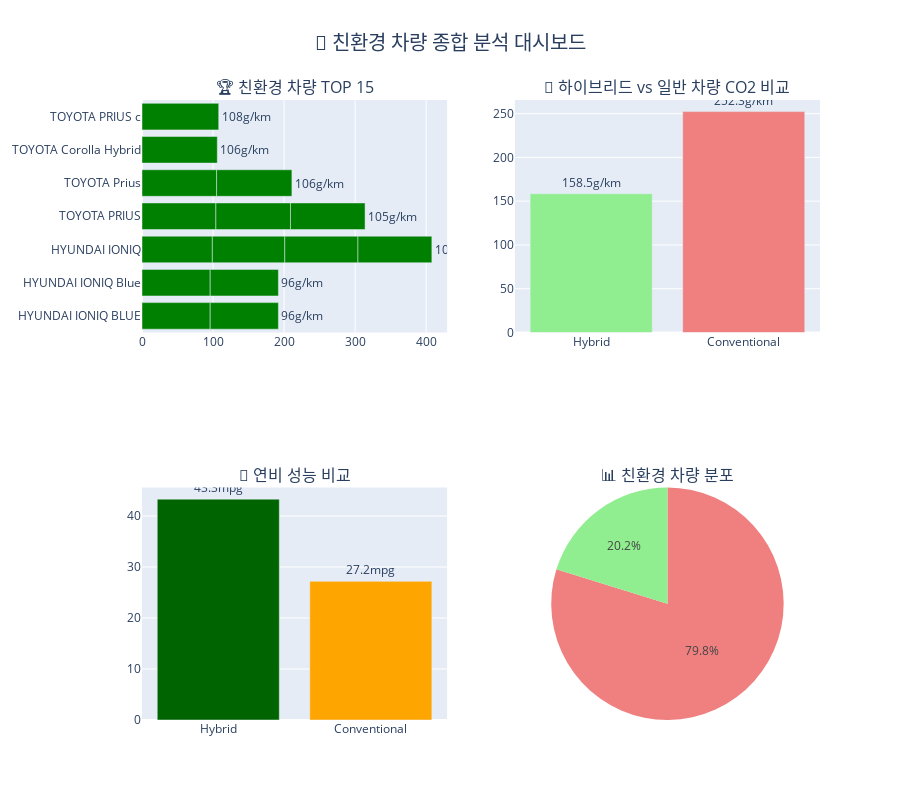

The notebook cell saved with this chart:
### Markdown cell above
## 🎯 시각화 5: 친환경 차량 추천 대시보드
### 하이브리드 vs 일반 차량 비교

### Code cell
print("🌿 생성 중: 친환경 차량 추천 분석...")

# 하이브리드 차량 식별
co2_data['Is_Hybrid'] = co2_data['Model'].str.contains('HYBRID', case=False, na=False)

# 친환경 차량 기준 (CO2 < 200g/km)
eco_friendly = co2_data[co2_data['CO2 Emissions(g/km)'] < 200].copy()
eco_friendly = eco_friendly.sort_values('CO2 Emissions(g/km)')

print(f"🌱 친환경 기준 차량 수: {len(eco_friendly)}대 (전체의 {len(eco_friendly)/len(co2_data)*100:.1f}%)")
print(f"🔋 하이브리드 차량 수: {co2_data['Is_Hybrid'].sum()}대")

# 하이브리드 vs 일반 차량 비교
comparison_data = []
for is_hybrid in [True, False]:
    subset = co2_data[co2_data['Is_Hybrid'] == is_hybrid]
    if len(subset) > 0:
        comparison_data.append({
            'Type': 'Hybrid' if is_hybrid else 'Conventional',
            'Avg_CO2': subset['CO2 Emissions(g/km)'].mean(),
            'Avg_MPG': subset['Fuel Consumption Comb (mpg)'].mean(),
            'Count': len(subset)
        })

comparison_df = pd.DataFrame(comparison_data)

# 서브플롯 생성
fig_eco = make_subplots(
    rows=2, cols=2,
    subplot_titles=(
        '🏆 친환경 차량 TOP 15',
        '🔋 하이브리드 vs 일반 차량 CO2 비교',
        '💚 연비 성능 비교',
        '📊 친환경 차량 분포'
    ),
    specs=[[{"secondary_y": False}, {"secondary_y": False}],
           [{"secondary_y": False}, {"type": "pie"}]]
)

# 1. 친환경 차량 TOP 15
top_15_eco = eco_friendly.head(15)
fig_eco.add_trace(
    go.Bar(
        x=top_15_eco['CO2 Emissions(g/km)'],
        y=[f"{make} {model}" for make, model in zip(top_15_eco['Make'], top_15_eco['Model'])],
        orientation='h',
        marker_color='green',
        text=[f"{co2:.0f}g/km" for co2 in top_15_eco['CO2 Emissions(g/km)']],
        textposition='outside'
    ),
    row=1, col=1
)

# 2. 하이브리드 vs 일반 차량 CO2 비교
fig_eco.add_trace(
    go.Bar(
        x=comparison_df['Type'],
        y=comparison_df['Avg_CO2'],
        marker_color=['lightgreen', 'lightcoral'],
        text=[f"{co2:.1f}g/km" for co2 in comparison_df['Avg_CO2']],
        textposition='outside'
    ),
    row=1, col=2
)

# 3. 연비 성능 비교
fig_eco.add_trace(
    go.Bar(
        x=comparison_df['Type'],
        y=comparison_df['Avg_MPG'],
        marker_color=['darkgreen', 'orange'],
        text=[f"{mpg:.1f}mpg" for mpg in comparison_df['Avg_MPG']],
        textposition='outside'
    ),
    row=2, col=1
)

# 4. 친환경 차량 비율
eco_counts = [len(eco_friendly), len(co2_data) - len(eco_friendly)]
fig_eco.add_trace(
    go.Pie(
        labels=['친환경 (<200g/km)', '일반 (≥200g/km)'],
        values=eco_counts,
        marker_colors=['lightgreen', 'lightcoral']
    ),
    row=2, col=2
)

fig_eco.update_layout(
    title={
        'text': '🌿 친환경 차량 종합 분석 대시보드',
        'x': 0.5,
        'xanchor': 'center',
        'font': {'size': 20}
    },
    height=800,
    showlegend=False
)

fig_eco.show()

# 친환경 차량 추천 리스트
print("\n🏆 친환경 차량 추천 TOP 10:")
recommendation = eco_friendly.head(10)[['Make', 'Model', 'Vehicle Class', 
                                       'Engine Size(L)', 'CO2 Emissions(g/km)', 
                                       'Fuel Consumption Comb (mpg)', 'Is_Hybrid']]
display(recommendation)

### Figure 1 — Plotly figure (JSON) as saved in the notebook; plotly's stock layout.template omitted (floating-point values rounded to 4 significant figures)
{"data": [{"marker": {"color": "green"}, "orientation": "h", "text": ["96g/km", "96g/km", "96g/km", "96g/km", "99g/km", "102g/km", "103g/km", "104g/km", "104g/km", "105g/km", "105g/km", "105g/km", "106g/km", "106g/km", "108g/km"], "textposition": "outside", "type": "bar", "x": [96, 96, 96, 96, 99, 102, 103, 104, 104, 105, 105, 105, 106, 106, 108], "xaxis": "x", "y": ["HYUNDAI IONIQ BLUE", "HYUNDAI IONIQ BLUE", "HYUNDAI IONIQ Blue", "HYUNDAI IONIQ Blue", "HYUNDAI IONIQ", "HYUNDAI IONIQ", "HYUNDAI IONIQ", "TOYOTA PRIUS", "HYUNDAI IONIQ", "TOYOTA Prius", "TOYOTA PRIUS", "TOYOTA PRIUS", "TOYOTA Corolla Hybrid", "TOYOTA Prius", "TOYOTA PRIUS c"], "yaxis": "y"}, {"marker": {"color": ["lightgreen", "lightcoral"]}, "text": ["158.5g/km", "252.3g/km"], "textposition": "outside", "type": "bar", "x": ["Hybrid", "Conventional"], "xaxis": "x2", "y": [158.5, 252.3], "yaxis": "y2"}, {"marker": {"color": ["darkgreen", "orange"]}, "text": ["43.3mpg", "27.2mpg"], "textposition": "outside", "type": "bar", "x": ["Hybrid", "Conventional"], "xaxis": "x3", "y": [43.31, 27.19], "yaxis": "y3"}, {"domain": {"x": [0.55, 1], "y": [0, 0.375]}, "labels": ["친환경 (<200g/km)", "일반 (≥200g/km)"], "marker": {"colors": ["lightgreen", "lightcoral"]}, "type": "pie", "values": [1493, 5892]}], "layout": {"annotations": [{"font": {"size": 16}, "showarrow": false, "text": "🏆 친환경 차량 TOP 15", "x": 0.225, "xanchor": "center", "xref": "paper", "y": 1, "yanchor": "bottom", "yref": "paper"}, {"font": {"size": 16}, "showarrow": false, "text": "🔋 하이브리드 vs 일반 차량 CO2 비교", "x": 0.775, "xanchor": "center", "xref": "paper", "y": 1, "yanchor": "bottom", "yref": "paper"}, {"font": {"size": 16}, "showarrow": false, "text": "💚 연비 성능 비교", "x": 0.225, "xanchor": "center", "xref": "paper", "y": 0.375, "yanchor": "bottom", "yref": "paper"}, {"font": {"size": 16}, "showarrow": false, "text": "📊 친환경 차량 분포", "x": 0.775, "xanchor": "center", "xref": "paper", "y": 0.375, "yanchor": "bottom", "yref": "paper"}], "height": 800, "showlegend": false, "title": {"font": {"size": 20}, "text": "🌿 친환경 차량 종합 분석 대시보드", "x": 0.5, "xanchor": "center"}, "xaxis": {"anchor": "y", "domain": [0, 0.45]}, "xaxis2": {"anchor": "y2", "domain": [0.55, 1]}, "xaxis3": {"anchor": "y3", "domain": [0, 0.45]}, "yaxis": {"anchor": "x", "domain": [0.625, 1]}, "yaxis2": {"anchor": "x2", "domain": [0.625, 1]}, "yaxis3": {"anchor": "x3", "domain": [0, 0.375]}}}
